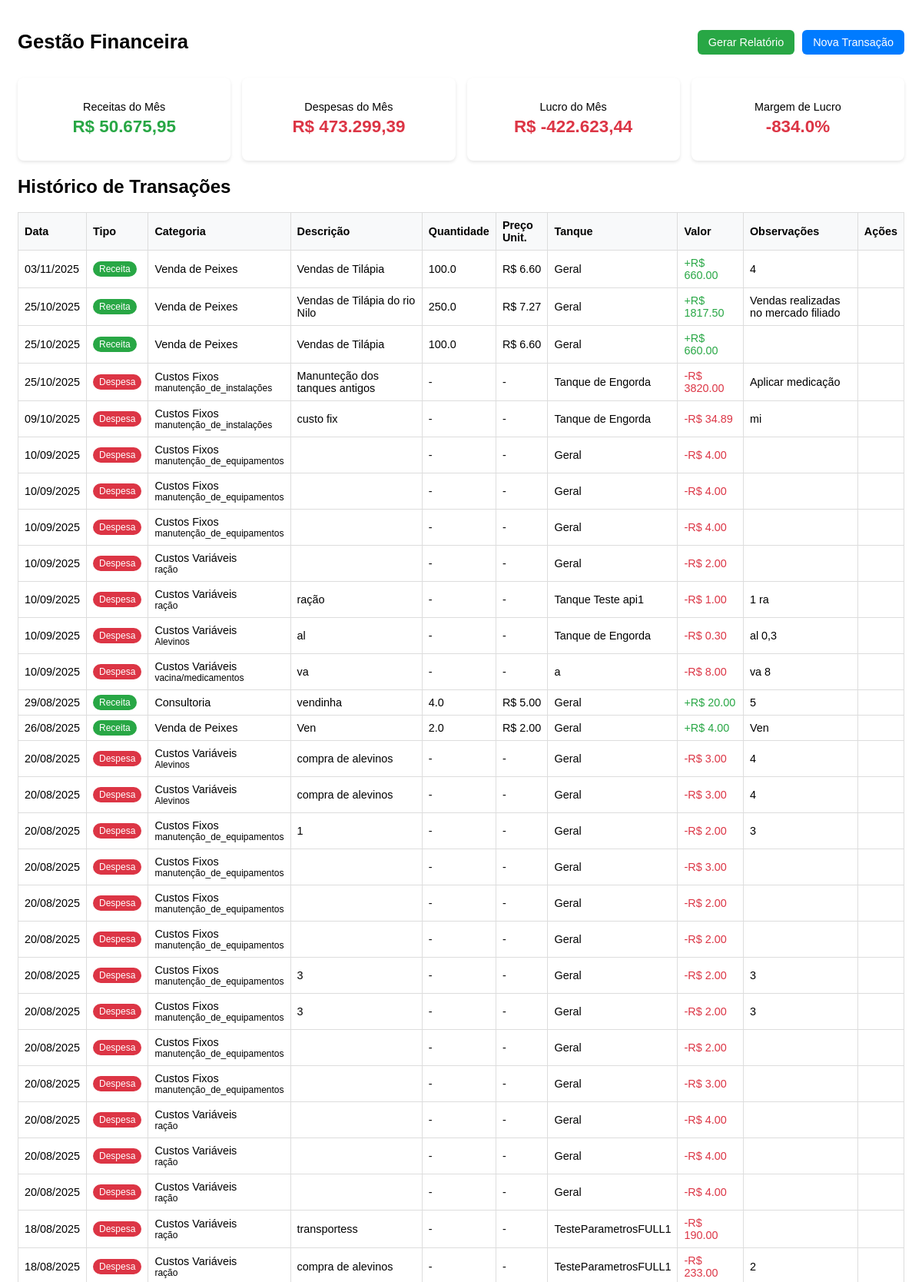
The app's page /transacoes/ (signed in, upper part) with its own data.
### core/models.py (models this page shows, shortened)
class Transacao(models.Model):
    TIPO_CHOICES = [
        ('receita', 'Receita'),
        ('despesa', 'Despesa'),
    ]
    CATEGORIAS_DESPESA = [
        ('custo_variavel', 'Custos Variáveis'),
        ('custo_fixo', 'Custos Fixos'),
        ('despesa_operacional', 'Despesas Operacionais'),
    ]
    SUBCATEGORIAS_DESPESA = {
        'custo_variavel': [
            ('racal', 'Ração'),
            ('alevinos', 'Alevinos'),
            ('vacina_medicamentos', 'Vacina/Medicamentos'),
            ('energia_eletrica', 'Energia Elétrica'),
            ('transporte', 'Transporte'),
            ('insumos', 'Insumos'),
        ],
        'custo_fixo': [
            ('manut_equipamentos', 'Manutenção de equipamentos'),
            ('manut_instalacoes', 'Manutenção de instalações'),
        ],
        'despesa_operacional': [
            ('salarios_encargos', 'Salários/Encargos'),
            ('impostos_taxas', 'Impostos/Taxas'),
            ('desp_administrativas', 'Despesas administrativas'),
            ('outros', 'Outros'),
        ],
    }
    CATEGORIAS_RECEITA = [
        ('venda_peixes', 'Venda de Peixes'),
        ('consultoria', 'Consultoria'),
        ('outros', 'Outros'),
    ]
    usuario = models.ForeignKey('Usuario', on_delete=models.CASCADE, related_name='transacoes')
    tipo = models.CharField(max_length=10, choices=TIPO_CHOICES)
    categoria = models.CharField(max_length=50)
    subcategoria = models.CharField(max_length=50, blank=True, null=True)
    descricao = models.TextField(blank=True, null=True)
    quantidade = models.FloatField(blank=True, null=True)
    preco_unitario = models.FloatField(blank=True, null=True)
    tanque = models.ForeignKey('Tanque', on_delete=models.SET_NULL, blank=True, null=True, related_name='transacoes')
    valor = models.FloatField()
    observacoes = models.TextField(blank=True, null=True)
    data = models.DateField(auto_now_add=True)
    def get_categoria_display(self):
        if self.tipo == 'despesa':
            for key, label in self.CATEGORIAS_DESPESA:
                if key == self.categoria:
                    return label
        elif self.tipo == 'receita':
            for key, label in self.CATEGORIAS_RECEITA:
                if key == self.categoria:
                    return label
        return self.categoria
    def get_subcategoria_display(self):
        if self.tipo == 'despesa' and self.subcategoria:
            subcats = self.SUBCATEGORIAS_DESPESA.get(self.categoria, [])
            for key, label in subcats:
                if key == self.subcategoria:
                    return label
        return self.subcategoria

class Tanque(models.Model):
    TIPO_CHOICES = [
        ('Escavado', 'Escavado'),
        ('Tanque-rede', 'Tanque-rede'),
        ('Alvenaria', 'Alvenaria'),
        ('Fibra de vidro', 'Fibra de vidro'),
        ('Outro', 'Outro'),
    ]
    ESPECIE_CHOICES = [
        ('Tilápia do Nilo (Oreochromis niloticus)', 'Tilápia do Nilo'),
        ('Tilápia Azul (Oreochromis aureus)', 'Tilápia Azul'),
        ('Tilápia de Moçambique (Oreochromis mossambicus)', 'Tilápia de Moçambique'),
        ('Tilápia de Zanzibar (Oreochromis hornorum)', 'Tilápia de Zanzibar'),
        ('Outro', 'Outro'),
    ]
    FONTE_CHOICES = [
        ('Nascente', 'Nascente'),
        ('Poço artesiano', 'Poço artesiano'),
        ('Rio', 'Rio'),
        ('Abastecimento público', 'Abastecimento público'),
        ('Outro', 'Outro'),
    ]
    SITUACAO_CHOICES = [
        ('Ativo', 'Ativo'),
        ('Manutenção', 'Manutenção'),
        ('Inativo', 'Inativo'),
    ]
    usuario = models.ForeignKey(Usuario, on_delete=models.CASCADE, related_name="tanques")
    nome = models.CharField(max_length=100)
    comprimento = models.FloatField()
    largura = models.FloatField()
    altura = models.FloatField()
    capacidade_maxima = models.PositiveIntegerField(null=True, blank=True)
    tipo = models.CharField(max_length=20, choices=TIPO_CHOICES)
    especie_cultivada = models.CharField(max_length=80, choices=ESPECIE_CHOICES)
    data_instalacao = models.DateField(null=True, blank=True)
    localizacao = models.CharField(max_length=255, blank=True)
    fonte_agua = models.CharField(max_length=30, choices=FONTE_CHOICES, blank=True)
    situacao = models.CharField(max_length=20, choices=SITUACAO_CHOICES)
    temperatura = models.FloatField(null=True, blank=True)
    ph = models.FloatField(null=True, blank=True)
    oxigenio = models.FloatField(null=True, blank=True)
    tds = models.FloatField(null=True, blank=True)
    amonia = models.FloatField(null=True, blank=True)
    nitrito = models.FloatField(null=True, blank=True)
    nitrato = models.FloatField(null=True, blank=True)
    dureza_geral = models.FloatField(null=True, blank=True)
    dureza_carbonatos = models.FloatField(null=True, blank=True)
    salinidade = models.FloatField(null=True, blank=True)

### core/views.py (the view)
# urls.py: path('transacoes/', views.transacoes, name='transacoes'),
def transacoes(request):
    transacoes = request.user.transacoes.select_related('tanque').order_by('-data')
    soma_receitas = request.user.transacoes.filter(tipo='receita').aggregate(total=Sum('valor'))['total'] or 0
    soma_despesas = request.user.transacoes.filter(tipo='despesa').aggregate(total=Sum('valor'))['total'] or 0
    lucro = soma_receitas - soma_despesas
    margem_lucro = (lucro / soma_receitas * 100) if soma_receitas > 0 else 0
    context = {
        'transacoes': transacoes,
        'soma_receitas_formatado': formatar_brl(soma_receitas),
        'soma_despesas_formatado': formatar_brl(soma_despesas),
        'lucro_formatado': formatar_brl(lucro),
        'margem_lucro_formatado': f"{margem_lucro:.1f}%",
    }
    return render(request, 'front/transacoes.html', context)

### core/views.py (called while the page is built)
def formatar_brl(valor):
    return f"R$ {valor:,.2f}".replace(',', 'X').replace('.', ',').replace('X', '.')

### core/templates/front/transacoes.html (shortened to what this page needs)
{% load humanize %}
{% load static %}
<div class="gestao-financeira">
  <div class="top-bar">
    <h1>Gestão Financeira</h1>
    <div class="actions">
      <button class="btn-green" onclick="abrirModalRelatorio()">
         Gerar Relatório
      </button>
      <button class="btn-blue" onclick="abrirModalTransacao()">
         Nova Transação
      </button>
    </div>
  </div>
  <div class="cards">
    <div class="card">
      <p class="card-title">Receitas do Mês</p>
      <div class="card-value green">{{ soma_receitas_formatado }}</div>
    </div>
    <div class="card">
      <p class="card-title">Despesas do Mês</p>
      <div class="card-value red">{{ soma_despesas_formatado }}</div>
    </div>
    <div class="card">
      <p class="card-title">Lucro do Mês</p>
      <div class="card-value {% if lucro >= 0 %}green{% else %}red{% endif %}">{{ lucro_formatado }}</div>
    </div>
    <div class="card">
      <p class="card-title">Margem de Lucro</p>
      <div class="card-value {% if margem_lucro >= 0 %}green{% else %}red{% endif %}">{{ margem_lucro_formatado }}</div>
    </div>
  </div>
  <div class="historico">
    <h2>Histórico de Transações</h2>
    <div class="table-container">
      <table>
        <thead>
          <tr>
            <th>Data</th>
            <th>Tipo</th>
            <th>Categoria</th>
            <th>Descrição</th>
            <th>Quantidade</th>
            <th>Preço Unit.</th>
            <th>Tanque</th>
            <th>Valor</th>
            <th>Observações</th>
            <th>Ações</th>
          </tr>
        </thead>
        <tbody>
          {% for t in transacoes %}
          <tr>
            <td>{{ t.data|date:"d/m/Y" }}</td>
            <td>
              <span class="tag {% if t.tipo == 'receita' %}green{% else %}red{% endif %}">
                {{ t.get_tipo_display }}
              </span>
            </td>
            <td>
              {{ t.get_categoria_display }}
              {% if t.get_subcategoria_display %}
              <br><small>{{ t.get_subcategoria_display }}</small>
              {% endif %}
            </td>
            <td>{{ t.descricao }}</td>
            <td>{% if t.quantidade %}{{ t.quantidade }}{% else %}-{% endif %}</td>
            <td>{% if t.preco_unitario %}R$ {{ t.preco_unitario|floatformat:2 }}{% else %}-{% endif %}</td>
            <td>{% if t.tanque %}{{ t.tanque.nome }}{% else %}Geral{% endif %}</td>
            <td class="{% if t.tipo == 'receita' %}green{% else %}red{% endif %}">
              {% if t.tipo == 'receita' %}+{% else %}-{% endif %}R$ {{ t.valor|floatformat:2 }}
            </td>
            <td>{{ t.observacoes }}</td>
            <td>
</td>
          </tr>
          {% empty %}
          <tr>
            <td colspan="10">Nenhuma transação encontrada.</td>
          </tr>
          {% endfor %}
        </tbody>
      </table>
    </div>
  </div>
</div>

### core/templates/front/transacoes.html (style rules this page uses)
.gestao-financeira { padding: 15px; font-family: Arial, sans-serif; }
.top-bar { display: flex; justify-content: space-between; align-items: center; flex-wrap: wrap; }
.top-bar h1 { font-size: 1.6rem; }
.actions { display: flex; gap: 10px; }
.btn-green, .btn-blue { padding: 8px 14px; border: none; cursor: pointer; color: #fff; border-radius: 6px; font-size: 0.9rem; }
.btn-green { background: #28a745; }
.btn-blue { background: #007bff; }
.cards { display: grid; grid-template-columns: repeat(auto-fit, minmax(180px, 1fr)); gap: 15px; margin: 15px 0; }
.card { background: #fff; border-radius: 8px; padding: 15px; text-align: center; box-shadow: 0 2px 4px rgba(0, 0, 0, 0.1); }
.card-title { font-size: 0.9rem; margin-bottom: 5px; }
.card-value { font-size: 1.4rem; font-weight: bold; }
.green { color: #28a745; }
.red { color: #dc3545; }
.table-container { overflow-x: auto; }
table { width: 100%; border-collapse: collapse; min-width: 800px; }
thead { background: #f8f9fa; }
th, td { padding: 8px; border: 1px solid #ddd; text-align: left; font-size: 0.9rem; }
.tag { padding: 3px 8px; border-radius: 12px; font-size: 0.75rem; color: #fff; }
.tag.green { background: #28a745; }
.tag.red { background: #dc3545; }

### records on screen
Transacao: data "03/11/2025", tipo "Receita", categoria "Venda de Peixes", descricao "Vendas de Tilápia", quantidade "100.0", preco_unitario "6.60", shows "Geral", valor "660.00", observacoes "4"
Transacao: data "25/10/2025", tipo "Receita", categoria "Venda de Peixes", descricao "Vendas de Tilápia do rio Nilo", quantidade "250.0", preco_unitario "7.27", shows "Geral", valor "1817.50", observacoes "Vendas realizadas no mercado filiado"
Transacao: data "25/10/2025", tipo "Receita", categoria "Venda de Peixes", descricao "Vendas de Tilápia", quantidade "100.0", preco_unitario "6.60", shows "Geral", valor "660.00"
Transacao: data "25/10/2025", tipo "Despesa", categoria "Custos Fixos", subcategoria "manutenção_de_instalações", descricao "Manunteção dos tanques antigos", tanque.nome "Tanque de Engorda", valor "3820.00", observacoes "Aplicar medicação"
Transacao: data "09/10/2025", tipo "Despesa", categoria "Custos Fixos", subcategoria "manutenção_de_instalações", descricao "custo fix", tanque.nome "Tanque de Engorda", valor "34.89", observacoes "mi"
Transacao: data "10/09/2025", tipo "Despesa", categoria "Custos Fixos", subcategoria "manutenção_de_equipamentos", shows "Geral", valor "4.00"
Transacao: data "10/09/2025", tipo "Despesa", categoria "Custos Fixos", subcategoria "manutenção_de_equipamentos", shows "Geral", valor "4.00"
Transacao: data "10/09/2025", tipo "Despesa", categoria "Custos Fixos", subcategoria "manutenção_de_equipamentos", shows "Geral", valor "4.00"
Transacao: data "10/09/2025", tipo "Despesa", categoria "Custos Variáveis", subcategoria "ração", shows "Geral", valor "2.00"
Transacao: data "10/09/2025", tipo "Despesa", categoria "Custos Variáveis", subcategoria "ração", descricao "ração", tanque.nome "Tanque Teste api1", valor "1.00", observacoes "1 ra"
Transacao: data "10/09/2025", tipo "Despesa", categoria "Custos Variáveis", subcategoria "Alevinos", descricao "al", tanque.nome "Tanque de Engorda", valor "0.30", observacoes "al 0,3"
Transacao: data "10/09/2025", tipo "Despesa", categoria "Custos Variáveis", subcategoria "vacina/medicamentos", descricao "va", tanque.nome "a", valor "8.00", observacoes "va 8"
Transacao: data "29/08/2025", tipo "Receita", categoria "Consultoria", descricao "vendinha", quantidade "4.0", preco_unitario "5.00", shows "Geral", valor "20.00", observacoes "5"
Transacao: data "26/08/2025", tipo "Receita", categoria "Venda de Peixes", descricao "Ven", quantidade "2.0", preco_unitario "2.00", shows "Geral", valor "4.00", observacoes "Ven"
Transacao: data "20/08/2025", tipo "Despesa", categoria "Custos Variáveis", subcategoria "Alevinos", descricao "compra de alevinos", shows "Geral", valor "3.00", observacoes "4"
Transacao: data "20/08/2025", tipo "Despesa", categoria "Custos Variáveis", subcategoria "Alevinos", descricao "compra de alevinos", shows "Geral", valor "3.00", observacoes "4"
Transacao: data "20/08/2025", tipo "Despesa", categoria "Custos Fixos", subcategoria "manutenção_de_equipamentos", descricao "1", shows "Geral", valor "2.00", observacoes "3"
Transacao: data "20/08/2025", tipo "Despesa", categoria "Custos Fixos", subcategoria "manutenção_de_equipamentos", shows "Geral", valor "3.00"
Transacao: data "20/08/2025", tipo "Despesa", categoria "Custos Fixos", subcategoria "manutenção_de_equipamentos", shows "Geral", valor "2.00"
Transacao: data "20/08/2025", tipo "Despesa", categoria "Custos Fixos", subcategoria "manutenção_de_equipamentos", shows "Geral", valor "2.00"
Transacao: data "20/08/2025", tipo "Despesa", categoria "Custos Fixos", subcategoria "manutenção_de_equipamentos", descricao "3", shows "Geral", valor "2.00", observacoes "3"
Transacao: data "20/08/2025", tipo "Despesa", categoria "Custos Fixos", subcategoria "manutenção_de_equipamentos", descricao "3", shows "Geral", valor "2.00", observacoes "3"
Transacao: data "20/08/2025", tipo "Despesa", categoria "Custos Fixos", subcategoria "manutenção_de_equipamentos", shows "Geral", valor "2.00"
Transacao: data "20/08/2025", tipo "Despesa", categoria "Custos Fixos", subcategoria "manutenção_de_equipamentos", shows "Geral", valor "3.00"
Transacao: data "20/08/2025", tipo "Despesa", categoria "Custos Variáveis", subcategoria "ração", shows "Geral", valor "4.00"
Transacao: data "20/08/2025", tipo "Despesa", categoria "Custos Variáveis", subcategoria "ração", shows "Geral", valor "4.00"
Transacao: data "20/08/2025", tipo "Despesa", categoria "Custos Variáveis", subcategoria "ração", shows "Geral", valor "4.00"
Transacao: data "18/08/2025", tipo "Despesa", categoria "Custos Variáveis", subcategoria "ração", descricao "transportess", tanque.nome "TesteParametrosFULL1", valor "190.00"
Transacao: data "18/08/2025", tipo "Despesa", categoria "Custos Variáveis", subcategoria "ração", descricao "compra de alevinos", tanque.nome "TesteParametrosFULL1", valor "233.00", observacoes "2"

### other values on screen
{{ soma_receitas_formatado }} "R$ 50.675,95"
{{ soma_despesas_formatado }} "R$ 473.299,39"
{{ lucro_formatado }} "R$ -422.623,44"
{{ margem_lucro_formatado }} "-834.0%"
